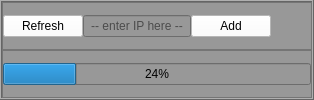
         <widget class="QFrame" name="frame_2">
          <property name="styleSheet">
           <string notr="true">background-color: rgb(152, 152, 152);</string>
          </property>
          <property name="frameShape">
           <enum>QFrame::Box</enum>
          </property>
          <property name="frameShadow">
           <enum>QFrame::Raised</enum>
          </property>
          <layout class="QVBoxLayout" name="verticalLayout_6">
           <property name="spacing">
            <number>0</number>
           </property>
           <property name="margin">
            <number>0</number>
           </property>
           <item>
            <widget class="QFrame" name="frame_3">
             <property name="frameShape">
              <enum>QFrame::StyledPanel</enum>
             </property>
             <property name="frameShadow">
              <enum>QFrame::Raised</enum>
             </property>
             <layout class="QHBoxLayout" name="horizontalLayout_2">
              <property name="spacing">
               <number>0</number>
              </property>
              <property name="margin">
               <number>0</number>
              </property>
              <item>
               <widget class="QPushButton" name="pushButton_refresh">
                <property name="styleSheet">
                 <string notr="true">background-color: rgb(255, 255, 255);</string>
                </property>
                <property name="text">
                 <string>Refresh</string>
                </property>
                <property name="autoDefault">
                 <bool>false</bool>
                </property>
                <property name="default">
                 <bool>false</bool>
                </property>
                <property name="flat">
                 <bool>false</bool>
                </property>
               </widget>
              </item>
              <item>
               <widget class="QLineEdit" name="lineEdit_search">
                <property name="inputMask">
                 <string/>
                </property>
                <property name="alignment">
                 <set>Qt::AlignCenter</set>
                </property>
                <property name="dragEnabled">
                 <bool>false</bool>
                </property>
                <property name="readOnly">
                 <bool>false</bool>
                </property>
                <property name="placeholderText">
                 <string>-- enter IP here --</string>
                </property>
                <property name="cursorMoveStyle">
                 <enum>Qt::LogicalMoveStyle</enum>
                </property>
               </widget>
              </item>
              <item>
               <widget class="QPushButton" name="pushButton_add">
                <property name="styleSheet">
                 <string notr="true">background-color: rgb(85, 170, 255);
background-color: rgb(255, 255, 255);</string>
                </property>
                <property name="text">
                 <string>Add</string>
                </property>
                <property name="default">
                 <bool>false</bool>
                </property>
                <property name="flat">
                 <bool>false</bool>
                </property>
               </widget>
              </item>
              <item>
               <spacer name="horizontalSpacer">
                <property name="orientation">
                 <enum>Qt::Horizontal</enum>
                </property>
                <property name="sizeHint" stdset="0">
                 <size>
                  <width>40</width>
                  <height>20</height>
                 </size>
                </property>
               </spacer>
              </item>
             </layout>
            </widget>
           </item>
           <item>
            <widget class="QFrame" name="frame_5">
             <property name="frameShape">
              <enum>QFrame::StyledPanel</enum>
             </property>
             <property name="frameShadow">
              <enum>QFrame::Raised</enum>
             </property>
             <layout class="QHBoxLayout" name="horizontalLayout_3">
              <property name="spacing">
               <number>0</number>
              </property>
              <property name="margin">
               <number>0</number>
              </property>
              <item>
               <widget class="QProgressBar" name="progressBar">
                <property name="value">
                 <number>24</number>
                </property>
               </widget>
              </item>
             </layout>
            </widget>
           </item>
          </layout>
          <zorder>pushButton_refresh</zorder>
          <zorder>frame_3</zorder>
          <zorder>frame_5</zorder>
         </widget>
